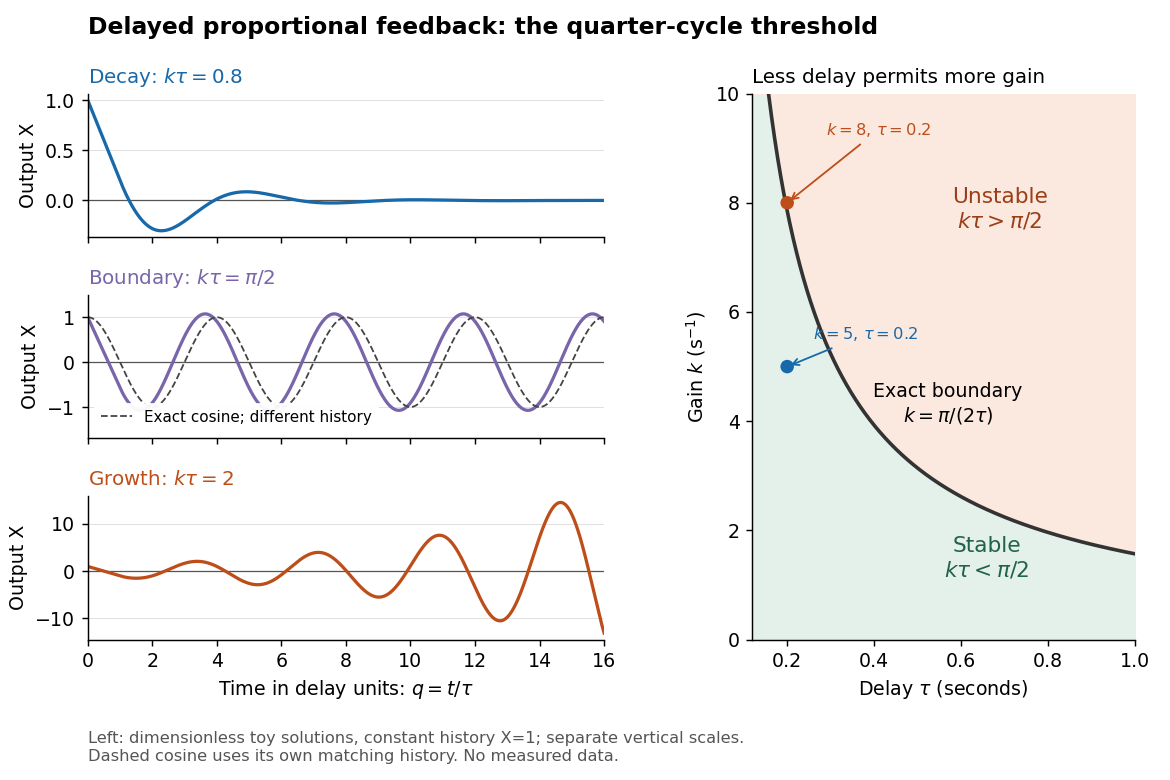

Generate this figure with Python:
"""Draw feedback-delay-gain-stability.png in the current directory.

Run from _media with MPLCONFIGDIR=/tmp/codex-wiki-matplotlib.
Tested with Python 3.14.4, NumPy 2.3.5, Matplotlib 3.10.7.
Solve X'(q)=-a X(q-1), a=k*tau, with history X=1 on [-1,0].
RK4 stages interpolate only previously computed delayed values. Delay joins
are grid-aligned; interpolation makes the overall method second order.
Independent checks use an 80-digit exact finite sum, not another DDE solver.
The numerical curves are toy predictions, not experimental measurements.
"""

from decimal import Decimal, localcontext
import json
import math
from pathlib import Path

import matplotlib

matplotlib.use("Agg")
import matplotlib.pyplot as plt
import numpy as np


PARAMETERS = (0.8, math.pi / 2, 2.0)
END = 16


def solve(a, samples_per_delay=2000, history=None):
    """Fixed-step RK4 with linear interpolation; default constant history."""
    if samples_per_delay < 2:
        raise ValueError("Each delayed RK stage must already be available.")
    if history is None:
        history = lambda q: 1.0
    n = samples_per_delay
    step = 1.0 / n
    q = np.arange(END * n + 1, dtype=float) / n
    x = np.empty(q.size)
    x[0] = history(0.0)

    def delayed(index):
        if index < 0:
            return history(index / n)
        lower = math.floor(index)
        fraction = index - lower
        if fraction == 0:
            return x[lower]
        return (1 - fraction) * x[lower] + fraction * x[lower + 1]

    for j in range(q.size - 1):
        first = -a * delayed(j - n)
        middle = -a * delayed(j + 0.5 - n)
        last = -a * delayed(j + 1 - n)
        # RHS depends on delayed values only, so the middle two stages agree.
        x[j + 1] = x[j] + step * (first + 4 * middle + last) / 6
    return q, x


def exact_constant_history(a, q):
    """Independent method-of-steps formula evaluated at high precision.

    X(q)=1+sum_j (-a)^j (q-j+1)_+^j / j!, for q>=0.
    Terms vanish once j>floor(q)+1. Decimal avoids late-time cancellation.
    """
    with localcontext() as context:
        context.prec = 80
        aa, qq = Decimal(str(a)), Decimal(str(q))
        result = Decimal(1)
        for j in range(1, math.floor(q) + 2):
            positive = max(qq - j + 1, Decimal(0))
            result += (-aa)**j * positive**j / Decimal(math.factorial(j))
        return float(result)


def checked_solutions():
    curves, results = [], []
    probes = (0.0, 0.25, 0.5, 1.0, 1.5, 2.0, 3.0, 4.0, 8.0, 12.0, 16.0)
    for a in PARAMETERS:
        runs = [solve(a, n) for n in (500, 1000, 2000)]
        exact = np.array([exact_constant_history(a, q) for q in probes])
        errors = [float(np.max(np.abs(x[np.array([round(q * n) for q in probes])] - exact))) for n, (_, x) in zip((500, 1000, 2000), runs)]
        refinement = [float(np.max(np.abs(runs[i][1] - runs[i + 1][1][::2]))) for i in (0, 1)]
        assert errors[-1] < 2e-5
        assert errors[1] < errors[0] / 3.9
        assert errors[2] < errors[1] / 3.9
        assert refinement[1] < refinement[0] / 3.9
        roots = modal_root(a)
        residual = abs(roots + a * np.exp(-roots))
        assert residual < 1e-12
        curves.append(runs[-1])
        results.append({"gain_delay_product": a, "max_exact_probe_errors_at_500_1000_2000_steps_per_delay": errors, "max_full_grid_refinement_differences": refinement, "checked_root_real_imag": [roots.real, roots.imag], "characteristic_root_residual": float(residual)})
    q, sinusoid = solve(math.pi / 2, 2000, history=lambda q: math.cos(math.pi * q / 2))
    sinusoid_error = float(np.max(np.abs(sinusoid - np.cos(math.pi * q / 2))))
    assert sinusoid_error < 2e-6
    return curves, {"constant_history": "X(q)=1 on [-1,0]", "exact_probe_times": probes, "runs": results, "critical_cosine_history_max_error": sinusoid_error, "critical_root_expected": [0.0, math.pi / 2], "refinement_order": "approximately 2 (linear interpolation of delayed stages)"}


def modal_root(a):
    """Newton computation of the first oscillatory pair's upper root."""
    z = complex(0.0, 1.4)
    for _ in range(50):
        exponential = np.exp(-z)
        correction = (z + a * exponential) / (1 - a * exponential)
        z -= correction
        if abs(correction) < 1e-14:
            break
    return z


def main():
    curves, checks = checked_solutions()
    plt.rcParams.update({"font.size": 10.5, "axes.spines.top": False, "axes.spines.right": False, "savefig.facecolor": "white"})
    fig = plt.figure(figsize=(9.0, 6.0), facecolor="white")
    grid = fig.add_gridspec(3, 2, width_ratios=[1.35, 1], hspace=0.4, wspace=0.33)
    colors = ("#1769aa", "#7865aa", "#bd4e19")
    labels = (r"Decay: $k\tau=0.8$", r"Boundary: $k\tau=\pi/2$", r"Growth: $k\tau=2$")
    for i, ((q, x), color, label) in enumerate(zip(curves, colors, labels)):
        ax = fig.add_subplot(grid[i, 0])
        ax.axhline(0, color="#555555", linewidth=0.7)
        ax.plot(q, x, color=color, linewidth=1.8)
        ax.set_title(label, loc="left", fontsize=11, color=color)
        ax.set(xlim=(0, END), ylabel="Output X")
        ax.grid(axis="y", color="#dddddd", linewidth=0.5)
        if i == 1:
            ax.plot(q, np.cos(math.pi * q / 2), color="#444444", linewidth=1, linestyle="--", label="Exact cosine; different history")
            ax.legend(loc="lower left", fontsize=8.4, frameon=True, facecolor="white", edgecolor="white", framealpha=0.95)
            ax.set_ylim(-1.7, 1.5)
        if i == 2:
            ax.set_xlabel(r"Time in delay units: $q=t/\tau$")
        else:
            ax.tick_params(labelbottom=False)
    boundary = fig.add_subplot(grid[:, 1])
    delay = np.linspace(0.12, 1.0, 1001)
    limit = math.pi / (2 * delay)
    boundary.fill_between(delay, 0, limit, color="#e4f1eb")
    boundary.fill_between(delay, limit, 10, color="#fbe8df")
    boundary.plot(delay, limit, color="#333333", linewidth=2)
    boundary.text(0.66, 1.15, "Stable\n" + r"$k\tau<\pi/2$", color="#21624a", ha="center", fontsize=12)
    boundary.text(0.69, 7.55, "Unstable\n" + r"$k\tau>\pi/2$", color="#9b3f19", ha="center", fontsize=12)
    boundary.text(0.57, 4.0, "Exact boundary\n" + r"$k=\pi/(2\tau)$", ha="center", fontsize=10.5)
    boundary.scatter([0.2, 0.2], [5, 8], color=[colors[0], colors[2]], s=42, zorder=4)
    boundary.annotate(r"$k=5$, $\tau=0.2$", (0.2, 5), xytext=(0.26, 5.5), color=colors[0], fontsize=9, arrowprops={"arrowstyle": "->", "color": colors[0]})
    boundary.annotate(r"$k=8$, $\tau=0.2$", (0.2, 8), xytext=(0.29, 9.25), color=colors[2], fontsize=9, arrowprops={"arrowstyle": "->", "color": colors[2]})
    boundary.set(xlim=(0.12, 1.0), ylim=(0, 10), xlabel=r"Delay $\tau$ (seconds)", ylabel=r"Gain $k$ (s$^{-1}$)")
    boundary.set_title("Less delay permits more gain", loc="left", fontsize=11)
    fig.suptitle("Delayed proportional feedback: the quarter-cycle threshold", x=0.075, ha="left", fontsize=13, fontweight="bold")
    fig.subplots_adjust(left=0.075, right=0.97, top=0.88, bottom=0.18)
    fig.text(0.075, 0.025, "Left: dimensionless toy solutions, constant history X=1; separate vertical scales.\nDashed cosine uses its own matching history. No measured data.", fontsize=9, color="#555555")
    path = Path.cwd() / (Path(__file__).stem + ".png")
    fig.savefig(path, dpi=130, facecolor="white", transparent=False)
    plt.close(fig)
    print(json.dumps({"output": path.name, "checks": checks}, sort_keys=True))


if __name__ == "__main__":
    main()
